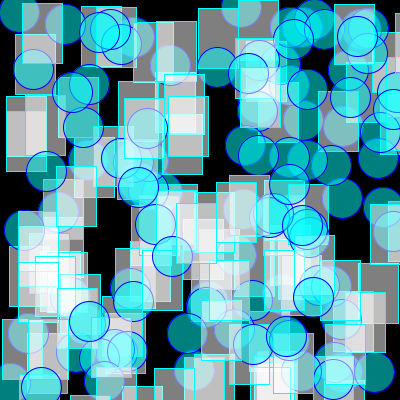
Frame 1 (no input)
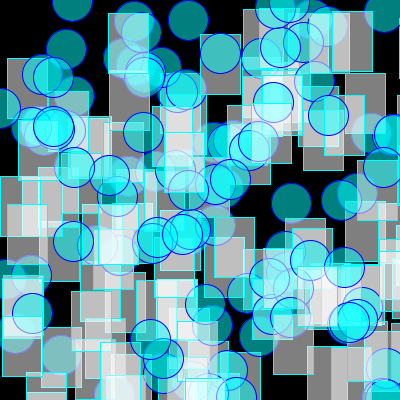
Frame 60 (the mouse pressed at the canvas centre just before this capture)
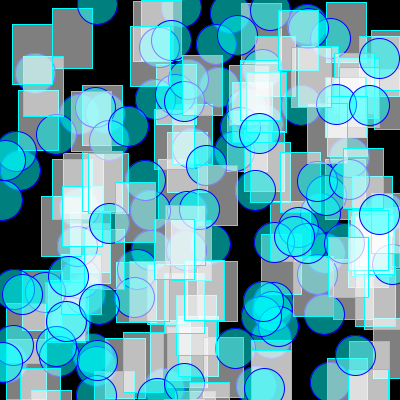
Frame 120 (the mouse held since frame 60 and released just before this capture)

The Processing sketch that drew these frames (run headless with seeded random() and noise(); from frame 60 on, the mouse is pressed at the canvas centre):

// Processing sketch: processing_74656
// ── processing_74656.pde

// Victor Murillo, CP1, mods 16/17, One Hundred Random Shapes
void setup()
{
  size(400, 400);
  frameRate(6);
}
void draw()
{
  background(0);
  int i = 1;
  while (i<=100)
  {
    stroke(0, 0, 255);
    fill(0, 255, 255, 127);
    ellipse(int(random(400)), int(random(400)), 40, 40);
    stroke(0, 255, 255);
    fill(255, 255, 255, 127);
    rect(int(random(400)), int(random(400)), 40, 60);
    i++;
  }
}
